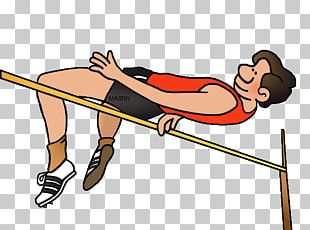
#> input picture New folder/imgtosketch/image.jpg, 310 x 230 px
$ python imgtsketch.py
#> lines starting #> are read from the running program, lines starting #| are printed output that depends on the picture
import cv2

image = cv2.imread("image.jpg")
#> image is the input picture: shape (230, 310, 3); mean B, G, R 192.4, 198.9, 209.6
gray_image = cv2.cvtColor(image, cv2.COLOR_BGR2GRAY)
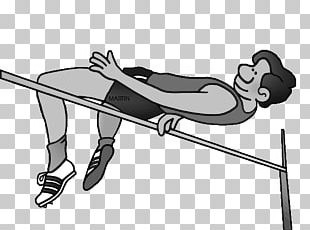
#> gray_image: shape (230, 310); min 0, max 255, mean 201.4
inverted = 255-gray_image
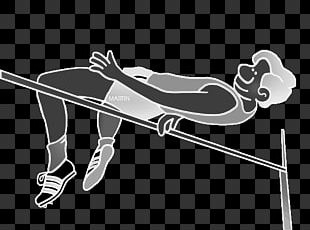
#> inverted: shape (230, 310); min 0, max 255, mean 53.6
blur = cv2.GaussianBlur(inverted, (21, 21), 0)
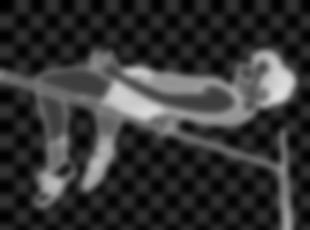
#> blur: shape (230, 310); min 0, max 224, mean 53.6
invertedblur = 255-blur
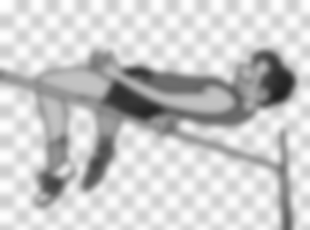
#> invertedblur: shape (230, 310); min 31, max 255, mean 201.4
sketch = cv2.divide(gray_image, invertedblur, scale=256.0)
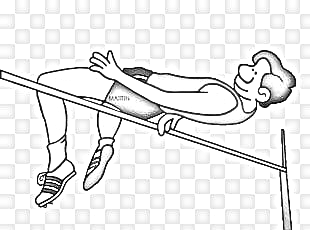
#> sketch: shape (230, 310); min 0, max 255, mean 233.9
cv2.imwrite("sketch.png")
cv2.imshow("Image", sketch)
